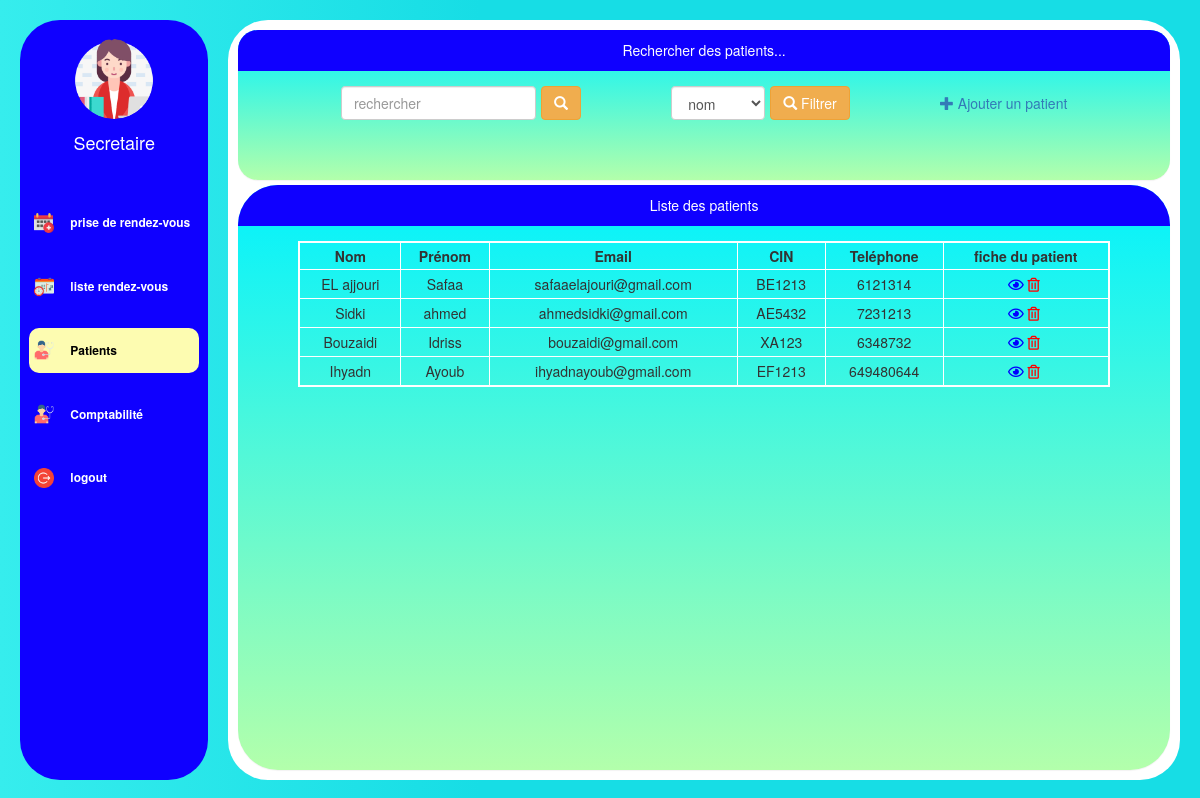
The app's page /cabinetS1/pages/patients.php with its own data.
### tables this page shows
CREATE TABLE `patient` (
  `id` int(11) NOT NULL,
  `Nom` varchar(20) NOT NULL,
  `Prenom` varchar(20) NOT NULL,
  `sex` varchar(20) DEFAULT NULL,
  `address` varchar(30) DEFAULT NULL,
  `telephone` int(11) DEFAULT NULL,
  `email` varchar(30) DEFAULT NULL,
  `cin` varchar(20) NOT NULL,
  `birth` date DEFAULT NULL,
  `date_d_ajout` date DEFAULT curdate()
);

### cabinetS1/pages/patients.php (the view, shortened to what this page needs)
<?php
require_once("../connexiondb.php");
$requete="select * from patient ORDER BY date_d_ajout DESC";
$statement = $pdo->prepare($requete);
$statement->execute();
 ?>
<!DOCTYPE html>
<html lang="en">
<head>
    <link rel="stylesheet" href="//maxcdn.bootstrapcdn.com/bootstrap/3.3.5/css/bootstrap.min.css">
    <link rel="stylesheet" href="https://pro.fontawesome.com/releases/v5.10.0/css/all.css"
 />
    <link rel="stylesheet" type="text/css" href="..\css\mystyle.css">
    <link rel="stylesheet" href="..\css\sidebar.css" />
</head>
<body>
    <div class="main d-flex">
        <div class="sidebar">
            <?php include("../include/sidebar.php")?>
        </div>
        <div class="dashboard">
            <div class="containerr">
                <div class="panel">
                    <div class="panel-heading">Rechercher des patients...</div>
                    <div class="panel-body">
                        <div class="table_form">
                            <div class="form_grp">
                                <input type="text" name="CIN" placeholder="rechercher" class="form-control"
                                    id="cin_search">
                                <button type="submit" class="btn btn-warning">
                                    <span class="glyphicon glyphicon-search"> </span>
                                </button>
                            </div>
                            <div class="form_grp">
                                <select name="filtrage" class="form-control" id="filtrage">
                                    <option value="0"> nom</option>
                                </select>
                                <button type="submit" class="btn btn-warning" onclick="sortTable()">
                                    <span class="glyphicon glyphicon-search"> </span> Filtrer
                                </button>
                            </div>
                            <a href="ajouterpatient.php">
                                <span class="glyphicon glyphicon-plus"> </span> Ajouter un patient</a>
                        </div>
                    </div>
                </div>
                <div class="panel table_cont">
                    <div class="panel-heading">Liste des patients</div>
                    <div class="panel-body" id="table_wrapper">
                        <div id="table_here">
                            <table class="table table_here" id="mytable">
                                <thead>
                                    <tr>
                                        <th>Nom</th>
                                        <th>Prénom</th>
                                        <th>Email</th>
                                        <th>CIN</th>
                                        <th>Teléphone</th>
                                        <th>fiche du patient</th>
                                    </tr>
                                </thead>
                                <tbody>
                                    <?php while($patient=$statement->fetch(PDO::FETCH_ASSOC)){ ?>
                                    <tr>
                                        <td><?php echo $patient['Nom'] ?> </td>
                                        <td><?php echo $patient ['Prenom'] ?> </td>
                                        <td><?php echo $patient ['email'] ?> </td>
                                        <td><?php echo $patient ['cin'] ?> </td>
                                        <td><?php echo $patient ['telephone'] ?> </td>
                                        <td>
                                            <a href="fichePatient.php?id=<?php echo $patient ['id'] ?>"><i
                                                    class="far fa-eye" style="color:blue"></i></a>
                                            <i class="far fa-trash-alt delete"
                                                onclick="supprimer_rend(<?php echo $patient ['id'] ?>)"> </i>
                                            <?php } ?>
                                        </td>
                                    </tr>
                            </table>
                        </div>
                    </div>
                </div>
            </div>
        </div>
</body>
</html>

### cabinetS1/css/mystyle.css (style rules this page uses)
.panel { background-image: linear-gradient(to top, #b3ffab 0%, #00f2fe 100%); margin-bottom: 5px; border: none; margin-top: 5px; border-radius: 20px; overflow: hidden; height: 20%; }
.panel-heading { background-color: #0f00ff; color: white; text-align: center; }
.panel-body { display: flex; justify-content: center; overflow: hidden; }
.table { text-align: center; border: 2px solid #fff; }
.table > thead > tr { padding: 5px; height: 10%; }
.table > thead > tr > th { border: none; border-right: 1px solid #fff; text-align: center; padding: 3px; margin: 5px 5px; }
.table > tbody > tr > td { padding: 4px; border: 1px solid #fff; }
.containerr { height: 100%; border-radius: 40px; width: 100%; margin: 5px; }
#table_here { width: 100%; max-height: 90%; overflow-y: scroll; }
#table_wrapper { overflow: hidden; height: 100%; }
.table_cont { height: calc(80% - 15px); border-radius: 40px; }
.table_form { display: flex; justify-content: space-around; align-items: center; width: 90%; }
.form_grp { display: flex; align-items: center; justify-content: space-around; margin-right: 5px; }
button { margin-left: 5px; }
.table { width: 90%; overflow: scroll; margin: auto; }
.delete { color: red; cursor: pointer; }
.form-g input, select { height: 50%; width: 90% !important; border-radius: 8px; border: none; background: #f7f6f5; box-shadow: 0px 0px 10px 2px rgba(0, 0, 0, 0.3); }
select option { color: black; }

### cabinetS1/css/sidebar.css (style rules this page uses)
body { background-image: linear-gradient(to right, #c1ffff 0%, #00f2fe 40%); background: linear-gradient(to right, #36eded 0%, #17dde5 40%); overflow: hidden; }
.main { display: flex; margin: 20px; overflow-y: hidden; height: 95vh; }
.sidebar { flex: 2; background-color: #0f00ff; height: 95vh; border-radius: 40px; margin-right: 20px; display: flex; width: 100%; justify-content: flex-start; flex-direction: column; align-items: center; }
.dashboard { flex: 10; height: 100%; border-radius: 40px; padding: 5px; background-color: white; display: flex; align-items: center; overflow: hidden; justify-content: center; padding: 5px; }
button { transform: scale(1); transition: 0.2s; }

### records on screen
patient: Nom "EL ajjouri", Prenom "Safaa", email "safaaelajouri@gmail.com", cin "BE1213", telephone "6121314"
patient: Nom "Sidki", Prenom "ahmed", email "ahmedsidki@gmail.com", cin "AE5432", telephone "7231213"
patient: Nom "Bouzaidi", Prenom "Idriss", email "bouzaidi@gmail.com", cin "XA123", telephone "6348732"
patient: Nom "Ihyadn", Prenom "Ayoub", email "ihyadnayoub@gmail.com", cin "EF1213", telephone "649480644"
